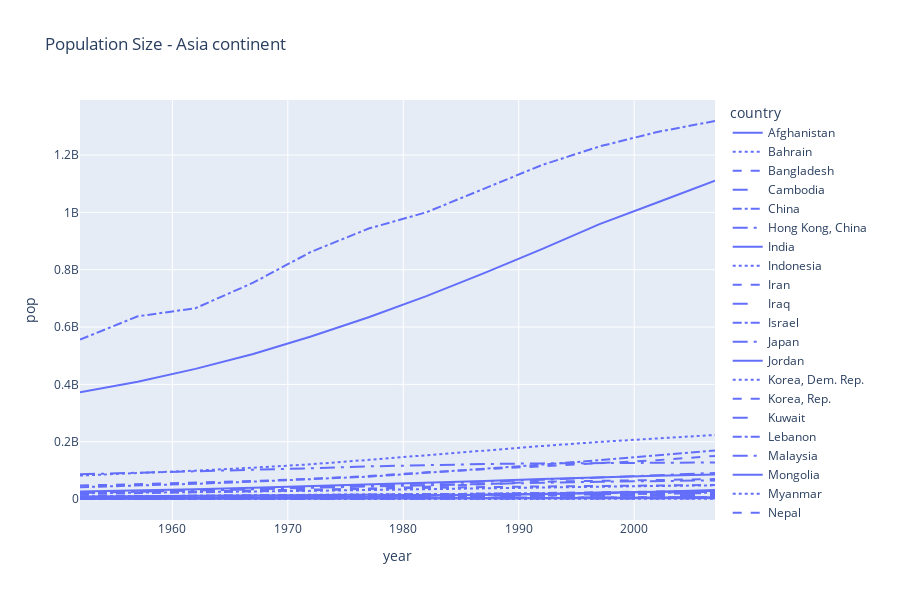

Notebook source saved alongside this figure:
### Markdown cell above
2. Another way to differentiate each line, is by using the  input `line_dash`.  By passing either the name of a column in the data set or a pandas series, this allows us to assign different dash patterns to each line. In this case we pass `country`.

### Code cell
fig = px.line(df, x="year", y="pop",
              line_dash='country',
              height=600, width=900,
              title='Population Size - Asia continent')
fig.show()

### Figure 1 — Plotly figure (JSON) as saved in the notebook; plotly's stock layout.template omitted (floating-point values rounded to 4 significant figures)
{"data": [{"hovertemplate": "country=Afghanistan<br>year=%{x}<br>pop=%{y}<extra></extra>", "legendgroup": "Afghanistan", "line": {"color": "#636efa", "dash": "solid"}, "marker": {"symbol": "circle"}, "mode": "lines", "name": "Afghanistan", "orientation": "v", "showlegend": true, "type": "scatter", "x": [1952, 1957, 1962, 1967, 1972, 1977, 1982, 1987, 1992, 1997, 2002, 2007], "xaxis": "x", "y": [8425333, 9240934, 10267083, 11537966, 13079460, 14880372, 12881816, 13867957, 16317921, 22227415, 25268405, 31889923], "yaxis": "y"}, {"hovertemplate": "country=Bahrain<br>year=%{x}<br>pop=%{y}<extra></extra>", "legendgroup": "Bahrain", "line": {"color": "#636efa", "dash": "dot"}, "marker": {"symbol": "circle"}, "mode": "lines", "name": "Bahrain", "orientation": "v", "showlegend": true, "type": "scatter", "x": [1952, 1957, 1962, 1967, 1972, 1977, 1982, 1987, 1992, 1997, 2002, 2007], "xaxis": "x", "y": [120447, 138655, 171863, 202182, 230800, 297410, 377967, 454612, 529491, 598561, 656397, 708573], "yaxis": "y"}, {"hovertemplate": "country=Bangladesh<br>year=%{x}<br>pop=%{y}<extra></extra>", "legendgroup": "Bangladesh", "line": {"color": "#636efa", "dash": "dash"}, "marker": {"symbol": "circle"}, "mode": "lines", "name": "Bangladesh", "orientation": "v", "showlegend": true, "type": "scatter", "x": [1952, 1957, 1962, 1967, 1972, 1977, 1982, 1987, 1992, 1997, 2002, 2007], "xaxis": "x", "y": [46886859, 51365468, 56839289, 62821884, 70759295, 80428306, 93074406, 103764241, 113704579, 123315288, 135656790, 150448339], "yaxis": "y"}, {"hovertemplate": "country=Cambodia<br>year=%{x}<br>pop=%{y}<extra></extra>", "legendgroup": "Cambodia", "line": {"color": "#636efa", "dash": "longdash"}, "marker": {"symbol": "circle"}, "mode": "lines", "name": "Cambodia", "orientation": "v", "showlegend": true, "type": "scatter", "x": [1952, 1957, 1962, 1967, 1972, 1977, 1982, 1987, 1992, 1997, 2002, 2007], "xaxis": "x", "y": [4693836, 5322536, 6083619, 6960067, 7450606, 6978607, 7272485, 8371791, 10150094, 11782962, 12926707, 14131858], "yaxis": "y"}, {"hovertemplate": "country=China<br>year=%{x}<br>pop=%{y}<extra></extra>", "legendgroup": "China", "line": {"color": "#636efa", "dash": "dashdot"}, "marker": {"symbol": "circle"}, "mode": "lines", "name": "China", "orientation": "v", "showlegend": true, "type": "scatter", "x": [1952, 1957, 1962, 1967, 1972, 1977, 1982, 1987, 1992, 1997, 2002, 2007], "xaxis": "x", "y": [556263527, 637408000, 665770000, 754550000, 862030000, 943455000, 1000281000, 1084035000, 1164970000, 1230075000, 1280400000, 1318683096], "yaxis": "y"}, {"hovertemplate": "country=Hong Kong, China<br>year=%{x}<br>pop=%{y}<extra></extra>", "legendgroup": "Hong Kong, China", "line": {"color": "#636efa", "dash": "longdashdot"}, "marker": {"symbol": "circle"}, "mode": "lines", "name": "Hong Kong, China", "orientation": "v", "showlegend": true, "type": "scatter", "x": [1952, 1957, 1962, 1967, 1972, 1977, 1982, 1987, 1992, 1997, 2002, 2007], "xaxis": "x", "y": [2125900, 2736300, 3305200, 3722800, 4115700, 4583700, 5264500, 5584510, 5829696, 6495918, 6762476, 6980412], "yaxis": "y"}, {"hovertemplate": "country=India<br>year=%{x}<br>pop=%{y}<extra></extra>", "legendgroup": "India", "line": {"color": "#636efa", "dash": "solid"}, "marker": {"symbol": "circle"}, "mode": "lines", "name": "India", "orientation": "v", "showlegend": true, "type": "scatter", "x": [1952, 1957, 1962, 1967, 1972, 1977, 1982, 1987, 1992, 1997, 2002, 2007], "xaxis": "x", "y": [372000000, 409000000, 454000000, 506000000, 567000000, 634000000, 708000000, 788000000, 872000000, 959000000, 1034172547, 1110396331], "yaxis": "y"}, {"hovertemplate": "country=Indonesia<br>year=%{x}<br>pop=%{y}<extra></extra>", "legendgroup": "Indonesia", "line": {"color": "#636efa", "dash": "dot"}, "marker": {"symbol": "circle"}, "mode": "lines", "name": "Indonesia", "orientation": "v", "showlegend": true, "type": "scatter", "x": [1952, 1957, 1962, 1967, 1972, 1977, 1982, 1987, 1992, 1997, 2002, 2007], "xaxis": "x", "y": [82052000, 90124000, 99028000, 109343000, 121282000, 136725000, 153343000, 169276000, 184816000, 199278000, 211060000, 223547000], "yaxis": "y"}, {"hovertemplate": "country=Iran<br>year=%{x}<br>pop=%{y}<extra></extra>", "legendgroup": "Iran", "line": {"color": "#636efa", "dash": "dash"}, "marker": {"symbol": "circle"}, "mode": "lines", "name": "Iran", "orientation": "v", "showlegend": true, "type": "scatter", "x": [1952, 1957, 1962, 1967, 1972, 1977, 1982, 1987, 1992, 1997, 2002, 2007], "xaxis": "x", "y": [17272000, 19792000, 22874000, 26538000, 30614000, 35480679, 43072751, 51889696, 60397973, 63327987, 66907826, 69453570], "yaxis": "y"}, {"hovertemplate": "country=Iraq<br>year=%{x}<br>pop=%{y}<extra></extra>", "legendgroup": "Iraq", "line": {"color": "#636efa", "dash": "longdash"}, "marker": {"symbol": "circle"}, "mode": "lines", "name": "Iraq", "orientation": "v", "showlegend": true, "type": "scatter", "x": [1952, 1957, 1962, 1967, 1972, 1977, 1982, 1987, 1992, 1997, 2002, 2007], "xaxis": "x", "y": [5441766, 6248643, 7240260, 8519282, 10061506, 11882916, 14173318, 16543189, 17861905, 20775703, 24001816, 27499638], "yaxis": "y"}, {"hovertemplate": "country=Israel<br>year=%{x}<br>pop=%{y}<extra></extra>", "legendgroup": "Israel", "line": {"color": "#636efa", "dash": "dashdot"}, "marker": {"symbol": "circle"}, "mode": "lines", "name": "Israel", "orientation": "v", "showlegend": true, "type": "scatter", "x": [1952, 1957, 1962, 1967, 1972, 1977, 1982, 1987, 1992, 1997, 2002, 2007], "xaxis": "x", "y": [1620914, 1944401, 2310904, 2693585, 3095893, 3495918, 3858421, 4203148, 4936550, 5531387, 6029529, 6426679], "yaxis": "y"}, {"hovertemplate": "country=Japan<br>year=%{x}<br>pop=%{y}<extra></extra>", "legendgroup": "Japan", "line": {"color": "#636efa", "dash": "longdashdot"}, "marker": {"symbol": "circle"}, "mode": "lines", "name": "Japan", "orientation": "v", "showlegend": true, "type": "scatter", "x": [1952, 1957, 1962, 1967, 1972, 1977, 1982, 1987, 1992, 1997, 2002, 2007], "xaxis": "x", "y": [86459025, 91563009, 95831757, 100825279, 107188273, 113872473, 118454974, 122091325, 124329269, 125956499, 127065841, 127467972], "yaxis": "y"}, {"hovertemplate": "country=Jordan<br>year=%{x}<br>pop=%{y}<extra></extra>", "legendgroup": "Jordan", "line": {"color": "#636efa", "dash": "solid"}, "marker": {"symbol": "circle"}, "mode": "lines", "name": "Jordan", "orientation": "v", "showlegend": true, "type": "scatter", "x": [1952, 1957, 1962, 1967, 1972, 1977, 1982, 1987, 1992, 1997, 2002, 2007], "xaxis": "x", "y": [607914, 746559, 933559, 1255058, 1613551, 1937652, 2347031, 2820042, 3867409, 4526235, 5307470, 6053193], "yaxis": "y"}, {"hovertemplate": "country=Korea, Dem. Rep.<br>year=%{x}<br>pop=%{y}<extra></extra>", "legendgroup": "Korea, Dem. Rep.", "line": {"color": "#636efa", "dash": "dot"}, "marker": {"symbol": "circle"}, "mode": "lines", "name": "Korea, Dem. Rep.", "orientation": "v", "showlegend": true, "type": "scatter", "x": [1952, 1957, 1962, 1967, 1972, 1977, 1982, 1987, 1992, 1997, 2002, 2007], "xaxis": "x", "y": [8865488, 9411381, 10917494, 12617009, 14781241, 16325320, 17647518, 19067554, 20711375, 21585105, 22215365, 23301725], "yaxis": "y"}, {"hovertemplate": "country=Korea, Rep.<br>year=%{x}<br>pop=%{y}<extra></extra>", "legendgroup": "Korea, Rep.", "line": {"color": "#636efa", "dash": "dash"}, "marker": {"symbol": "circle"}, "mode": "lines", "name": "Korea, Rep.", "orientation": "v", "showlegend": true, "type": "scatter", "x": [1952, 1957, 1962, 1967, 1972, 1977, 1982, 1987, 1992, 1997, 2002, 2007], "xaxis": "x", "y": [20947571, 22611552, 26420307, 30131000, 33505000, 36436000, 39326000, 41622000, 43805450, 46173816, 47969150, 49044790], "yaxis": "y"}, {"hovertemplate": "country=Kuwait<br>year=%{x}<br>pop=%{y}<extra></extra>", "legendgroup": "Kuwait", "line": {"color": "#636efa", "dash": "longdash"}, "marker": {"symbol": "circle"}, "mode": "lines", "name": "Kuwait", "orientation": "v", "showlegend": true, "type": "scatter", "x": [1952, 1957, 1962, 1967, 1972, 1977, 1982, 1987, 1992, 1997, 2002, 2007], "xaxis": "x", "y": [160000, 212846, 358266, 575003, 841934, 1140357, 1497494, 1891487, 1418095, 1765345, 2111561, 2505559], "yaxis": "y"}, {"hovertemplate": "country=Lebanon<br>year=%{x}<br>pop=%{y}<extra></extra>", "legendgroup": "Lebanon", "line": {"color": "#636efa", "dash": "dashdot"}, "marker": {"symbol": "circle"}, "mode": "lines", "name": "Lebanon", "orientation": "v", "showlegend": true, "type": "scatter", "x": [1952, 1957, 1962, 1967, 1972, 1977, 1982, 1987, 1992, 1997, 2002, 2007], "xaxis": "x", "y": [1439529, 1647412, 1886848, 2186894, 2680018, 3115787, 3086876, 3089353, 3219994, 3430388, 3677780, 3921278], "yaxis": "y"}, {"hovertemplate": "country=Malaysia<br>year=%{x}<br>pop=%{y}<extra></extra>", "legendgroup": "Malaysia", "line": {"color": "#636efa", "dash": "longdashdot"}, "marker": {"symbol": "circle"}, "mode": "lines", "name": "Malaysia", "orientation": "v", "showlegend": true, "type": "scatter", "x": [1952, 1957, 1962, 1967, 1972, 1977, 1982, 1987, 1992, 1997, 2002, 2007], "xaxis": "x", "y": [6748378, 7739235, 8906385, 10154878, 11441462, 12845381, 14441916, 16331785, 18319502, 20476091, 22662365, 24821286], "yaxis": "y"}, {"hovertemplate": "country=Mongolia<br>year=%{x}<br>pop=%{y}<extra></extra>", "legendgroup": "Mongolia", "line": {"color": "#636efa", "dash": "solid"}, "marker": {"symbol": "circle"}, "mode": "lines", "name": "Mongolia", "orientation": "v", "showlegend": true, "type": "scatter", "x": [1952, 1957, 1962, 1967, 1972, 1977, 1982, 1987, 1992, 1997, 2002, 2007], "xaxis": "x", "y": [800663, 882134, 1010280, 1149500, 1320500, 1528000, 1756032, 2015133, 2312802, 2494803, 2674234, 2874127], "yaxis": "y"}, {"hovertemplate": "country=Myanmar<br>year=%{x}<br>pop=%{y}<extra></extra>", "legendgroup": "Myanmar", "line": {"color": "#636efa", "dash": "dot"}, "marker": {"symbol": "circle"}, "mode": "lines", "name": "Myanmar", "orientation": "v", "showlegend": true, "type": "scatter", "x": [1952, 1957, 1962, 1967, 1972, 1977, 1982, 1987, 1992, 1997, 2002, 2007], "xaxis": "x", "y": [20092996, 21731844, 23634436, 25870271, 28466390, 31528087, 34680442, 38028578, 40546538, 43247867, 45598081, 47761980], "yaxis": "y"}, {"hovertemplate": "country=Nepal<br>year=%{x}<br>pop=%{y}<extra></extra>", "legendgroup": "Nepal", "line": {"color": "#636efa", "dash": "dash"}, "marker": {"symbol": "circle"}, "mode": "lines", "name": "Nepal", "orientation": "v", "showlegend": true, "type": "scatter", "x": [1952, 1957, 1962, 1967, 1972, 1977, 1982, 1987, 1992, 1997, 2002, 2007], "xaxis": "x", "y": [9182536, 9682338, 10332057, 11261690, 12412593, 13933198, 15796314, 17917180, 20326209, 23001113, 25873917, 28901790], "yaxis": "y"}, {"hovertemplate": "country=Oman<br>year=%{x}<br>pop=%{y}<extra></extra>", "legendgroup": "Oman", "line": {"color": "#636efa", "dash": "longdash"}, "marker": {"symbol": "circle"}, "mode": "lines", "name": "Oman", "orientation": "v", "showlegend": true, "type": "scatter", "x": [1952, 1957, 1962, 1967, 1972, 1977, 1982, 1987, 1992, 1997, 2002, 2007], "xaxis": "x", "y": [507833, 561977, 628164, 714775, 829050, 1004533, 1301048, 1593882, 1915208, 2283635, 2713462, 3204897], "yaxis": "y"}, {"hovertemplate": "country=Pakistan<br>year=%{x}<br>pop=%{y}<extra></extra>", "legendgroup": "Pakistan", "line": {"color": "#636efa", "dash": "dashdot"}, "marker": {"symbol": "circle"}, "mode": "lines", "name": "Pakistan", "orientation": "v", "showlegend": true, "type": "scatter", "x": [1952, 1957, 1962, 1967, 1972, 1977, 1982, 1987, 1992, 1997, 2002, 2007], "xaxis": "x", "y": [41346560, 46679944, 53100671, 60641899, 69325921, 78152686, 91462088, 105186881, 120065004, 135564834, 153403524, 169270617], "yaxis": "y"}, {"hovertemplate": "country=Philippines<br>year=%{x}<br>pop=%{y}<extra></extra>", "legendgroup": "Philippines", "line": {"color": "#636efa", "dash": "longdashdot"}, "marker": {"symbol": "circle"}, "mode": "lines", "name": "Philippines", "orientation": "v", "showlegend": true, "type": "scatter", "x": [1952, 1957, 1962, 1967, 1972, 1977, 1982, 1987, 1992, 1997, 2002, 2007], "xaxis": "x", "y": [22438691, 26072194, 30325264, 35356600, 40850141, 46850962, 53456774, 60017788, 67185766, 75012988, 82995088, 91077287], "yaxis": "y"}, {"hovertemplate": "country=Saudi Arabia<br>year=%{x}<br>pop=%{y}<extra></extra>", "legendgroup": "Saudi Arabia", "line": {"color": "#636efa", "dash": "solid"}, "marker": {"symbol": "circle"}, "mode": "lines", "name": "Saudi Arabia", "orientation": "v", "showlegend": true, "type": "scatter", "x": [1952, 1957, 1962, 1967, 1972, 1977, 1982, 1987, 1992, 1997, 2002, 2007], "xaxis": "x", "y": [4005677, 4419650, 4943029, 5618198, 6472756, 8128505, 11254672, 14619745, 16945857, 21229759, 24501530, 27601038], "yaxis": "y"}, {"hovertemplate": "country=Singapore<br>year=%{x}<br>pop=%{y}<extra></extra>", "legendgroup": "Singapore", "line": {"color": "#636efa", "dash": "dot"}, "marker": {"symbol": "circle"}, "mode": "lines", "name": "Singapore", "orientation": "v", "showlegend": true, "type": "scatter", "x": [1952, 1957, 1962, 1967, 1972, 1977, 1982, 1987, 1992, 1997, 2002, 2007], "xaxis": "x", "y": [1127000, 1445929, 1750200, 1977600, 2152400, 2325300, 2651869, 2794552, 3235865, 3802309, 4197776, 4553009], "yaxis": "y"}, {"hovertemplate": "country=Sri Lanka<br>year=%{x}<br>pop=%{y}<extra></extra>", "legendgroup": "Sri Lanka", "line": {"color": "#636efa", "dash": "dash"}, "marker": {"symbol": "circle"}, "mode": "lines", "name": "Sri Lanka", "orientation": "v", "showlegend": true, "type": "scatter", "x": [1952, 1957, 1962, 1967, 1972, 1977, 1982, 1987, 1992, 1997, 2002, 2007], "xaxis": "x", "y": [7982342, 9128546, 10421936, 11737396, 13016733, 14116836, 15410151, 16495304, 17587060, 18698655, 19576783, 20378239], "yaxis": "y"}, {"hovertemplate": "country=Syria<br>year=%{x}<br>pop=%{y}<extra></extra>", "legendgroup": "Syria", "line": {"color": "#636efa", "dash": "longdash"}, "marker": {"symbol": "circle"}, "mode": "lines", "name": "Syria", "orientation": "v", "showlegend": true, "type": "scatter", "x": [1952, 1957, 1962, 1967, 1972, 1977, 1982, 1987, 1992, 1997, 2002, 2007], "xaxis": "x", "y": [3661549, 4149908, 4834621, 5680812, 6701172, 7932503, 9410494, 11242847, 13219062, 15081016, 17155814, 19314747], "yaxis": "y"}, {"hovertemplate": "country=Taiwan<br>year=%{x}<br>pop=%{y}<extra></extra>", "legendgroup": "Taiwan", "line": {"color": "#636efa", "dash": "dashdot"}, "marker": {"symbol": "circle"}, "mode": "lines", "name": "Taiwan", "orientation": "v", "showlegend": true, "type": "scatter", "x": [1952, 1957, 1962, 1967, 1972, 1977, 1982, 1987, 1992, 1997, 2002, 2007], "xaxis": "x", "y": [8550362, 10164215, 11918938, 13648692, 15226039, 16785196, 18501390, 19757799, 20686918, 21628605, 22454239, 23174294], "yaxis": "y"}, {"hovertemplate": "country=Thailand<br>year=%{x}<br>pop=%{y}<extra></extra>", "legendgroup": "Thailand", "line": {"color": "#636efa", "dash": "longdashdot"}, "marker": {"symbol": "circle"}, "mode": "lines", "name": "Thailand", "orientation": "v", "showlegend": true, "type": "scatter", "x": [1952, 1957, 1962, 1967, 1972, 1977, 1982, 1987, 1992, 1997, 2002, 2007], "xaxis": "x", "y": [21289402, 25041917, 29263397, 34024249, 39276153, 44148285, 48827160, 52910342, 56667095, 60216677, 62806748, 65068149], "yaxis": "y"}, {"hovertemplate": "country=Vietnam<br>year=%{x}<br>pop=%{y}<extra></extra>", "legendgroup": "Vietnam", "line": {"color": "#636efa", "dash": "solid"}, "marker": {"symbol": "circle"}, "mode": "lines", "name": "Vietnam", "orientation": "v", "showlegend": true, "type": "scatter", "x": [1952, 1957, 1962, 1967, 1972, 1977, 1982, 1987, 1992, 1997, 2002, 2007], "xaxis": "x", "y": [26246839, 28998543, 33796140, 39463910, 44655014, 50533506, 56142181, 62826491, 69940728, 76048996, 80908147, 85262356], "yaxis": "y"}, {"hovertemplate": "country=West Bank and Gaza<br>year=%{x}<br>pop=%{y}<extra></extra>", "legendgroup": "West Bank and Gaza", "line": {"color": "#636efa", "dash": "dot"}, "marker": {"symbol": "circle"}, "mode": "lines", "name": "West Bank and Gaza", "orientation": "v", "showlegend": true, "type": "scatter", "x": [1952, 1957, 1962, 1967, 1972, 1977, 1982, 1987, 1992, 1997, 2002, 2007], "xaxis": "x", "y": [1030585, 1070439, 1133134, 1142636, 1089572, 1261091, 1425876, 1691210, 2104779, 2826046, 3389578, 4018332], "yaxis": "y"}, {"hovertemplate": "country=Yemen, Rep.<br>year=%{x}<br>pop=%{y}<extra></extra>", "legendgroup": "Yemen, Rep.", "line": {"color": "#636efa", "dash": "dash"}, "marker": {"symbol": "circle"}, "mode": "lines", "name": "Yemen, Rep.", "orientation": "v", "showlegend": true, "type": "scatter", "x": [1952, 1957, 1962, 1967, 1972, 1977, 1982, 1987, 1992, 1997, 2002, 2007], "xaxis": "x", "y": [4963829, 5498090, 6120081, 6740785, 7407075, 8403990, 9657618, 11219340, 13367997, 15826497, 18701257, 22211743], "yaxis": "y"}], "layout": {"height": 600, "legend": {"title": {"text": "country"}, "tracegroupgap": 0}, "title": {"text": "Population Size - Asia continent"}, "width": 900, "xaxis": {"anchor": "y", "domain": [0, 1], "title": {"text": "year"}}, "yaxis": {"anchor": "x", "domain": [0, 1], "title": {"text": "pop"}}}}
